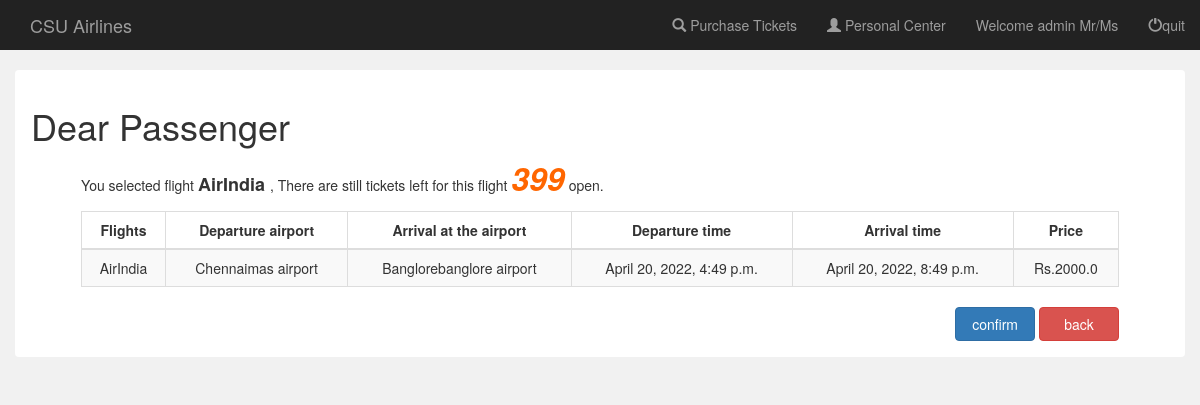
Screenshot of /booksystem/book/flight/1/ (signed in) with the database file from the repository.
### booksystem/models.py (models this page shows, shortened)
class Flight(models.Model):
    user = models.ManyToManyField(User, default=1)  # With this field, the default background addition is invalid, you must customize the form to remove this field
    name = models.CharField(max_length=100)  # Flight China Southern Airlines CZ3969
    leave_city = models.CharField(max_length=100, null=True)  # leave the city
    arrive_city = models.CharField(max_length=100, null=True)  # arrival city
    leave_airport = models.CharField(max_length=100, null=True)  # departure airport
    arrive_airport = models.CharField(max_length=100, null=True)  # Arrival airport
    leave_time = models.DateTimeField(null=True)  # Date time field includes date field information and adds time
    arrive_time = models.DateTimeField(null=True)
    capacity = models.IntegerField(default=0, null=True)  # total number of seats
    price = models.FloatField(default=0, null=True)  # price
    book_sum = models.IntegerField(default=0, null=True)  # Total number of bookings
    income = models.FloatField(default=0, null=True)  # income

### booksystem/views.py (the view, shortened to what this page needs)
# urls.py: url(r'^book/flight/(?P<flight_id>[0-9]+)/$', views.book_ticket, name='book_ticket'),  # booking
@csrf_exempt
def book_ticket(request, flight_id):
    if not request.user.is_authenticated:  #Render login page if not logged in
        return render(request, 'booksystem/login.html')
    else:
        flight = Flight.objects.get(pk=flight_id)
        booked_flights = Flight.objects.filter(user=request.user)  #return QuerySet
        if flight in booked_flights:
            return render(request, 'booksystem/book_conflict.html')
        context = {
            'flight': flight,
            'username': request.user.username
        }
        return render(request, 'booksystem/book_flight.html', context)

### booksystem/templates/booksystem/book_flight.html (shortened to what this page needs)
{% extends 'booksystem/base.html' %}
{% block login_display %}
    <a href="#">Welcome {{ username }} Mr/Ms</a>
{% endblock %}
{% block content %}
    <div class="container-fluid" style="margin-top: 20px">
        <div class="alert" style="background-color: white;overflow: hidden">
            <h1>Dear Passenger</h1>
            <div id="info_body" style="margin-left: 50px;margin-right: 50px">
                <p>
                  You selected flight <strong style="font-size: large"> {{ flight.name }} </strong> ,
                    There are still tickets left for this flight
                    <strong id="remain_seats"
                            style="font-size: xx-large;color: #ff6600;font-style: italic">{{ flight.capacity }}</strong>
                  open.
                </p>
                <table class="table table-striped table-bordered">
                    <thead>
                    <tr>
                        <th style="text-align: center">Flights</th>
                        <th style="text-align: center">Departure airport</th>
                        <th style="text-align: center">Arrival at the airport</th>
                        <th style="text-align: center">Departure time</th>
                        <th style="text-align: center">Arrival time</th>
                        <th style="text-align: center">Price</th>
                    </tr>
                    </thead>
                    <tbody style="text-align: center">
                    <tr>
                        <td>{{ flight.name }}</td>
                        <td>{{ flight.leave_city }}{{ flight.leave_airport }}</td>
                        <td>{{ flight.arrive_city }}{{ flight.arrive_airport }}</td>
                        <td>{{ flight.leave_time }}</td>
                        <td>{{ flight.arrive_time }}</td>
                        <td>Rs.{{ flight.price }}</td>
                    </tr>
                    </tbody>
                </table>
                <div id="book_btns" align="right">
                    <form onsubmit="return PostData()" method="post" style="display: inline">
                        <input class="btn btn-primary" style="width: 80px" value="confirm" type="submit"
                               onclick="confirm_info()">
                    </form>
                    <a href="" class="btn btn-danger" style="width: 80px" onclick="history.back();">back</a>
                </div>
            </div>
        </div>
    </div>
{% endblock %}

### rows the page displays
Flight: name "AirIndia", capacity "399", leave_city "Chennai", leave_airport "mas airport", arrive_city "Banglore", arrive_airport "banglore airport", leave_time "April 20, 2022, 4:49 p.m.", arrive_time "April 20, 2022, 8:49 p.m.", price "2000.0"

### other values shown
{{ username }} "admin"
